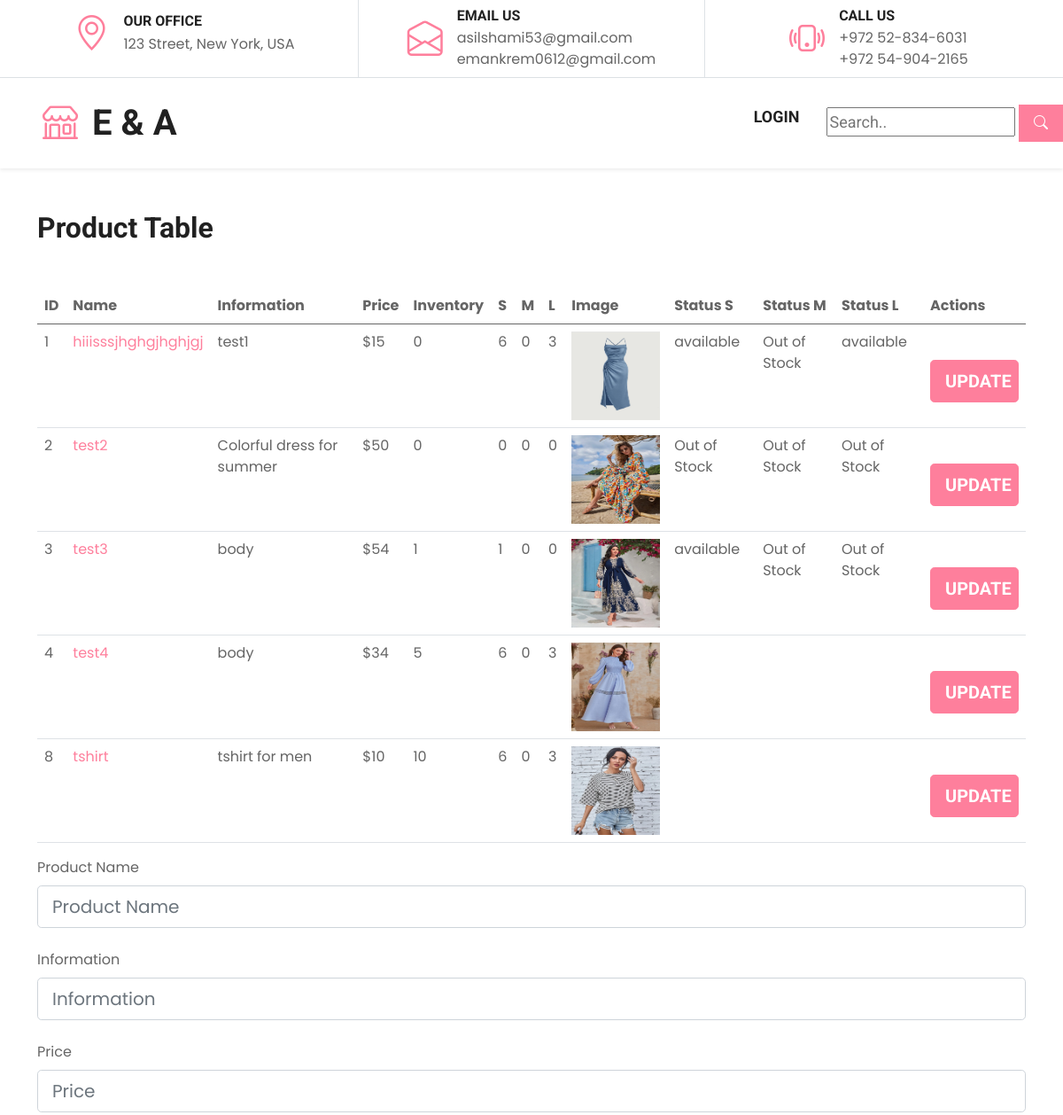
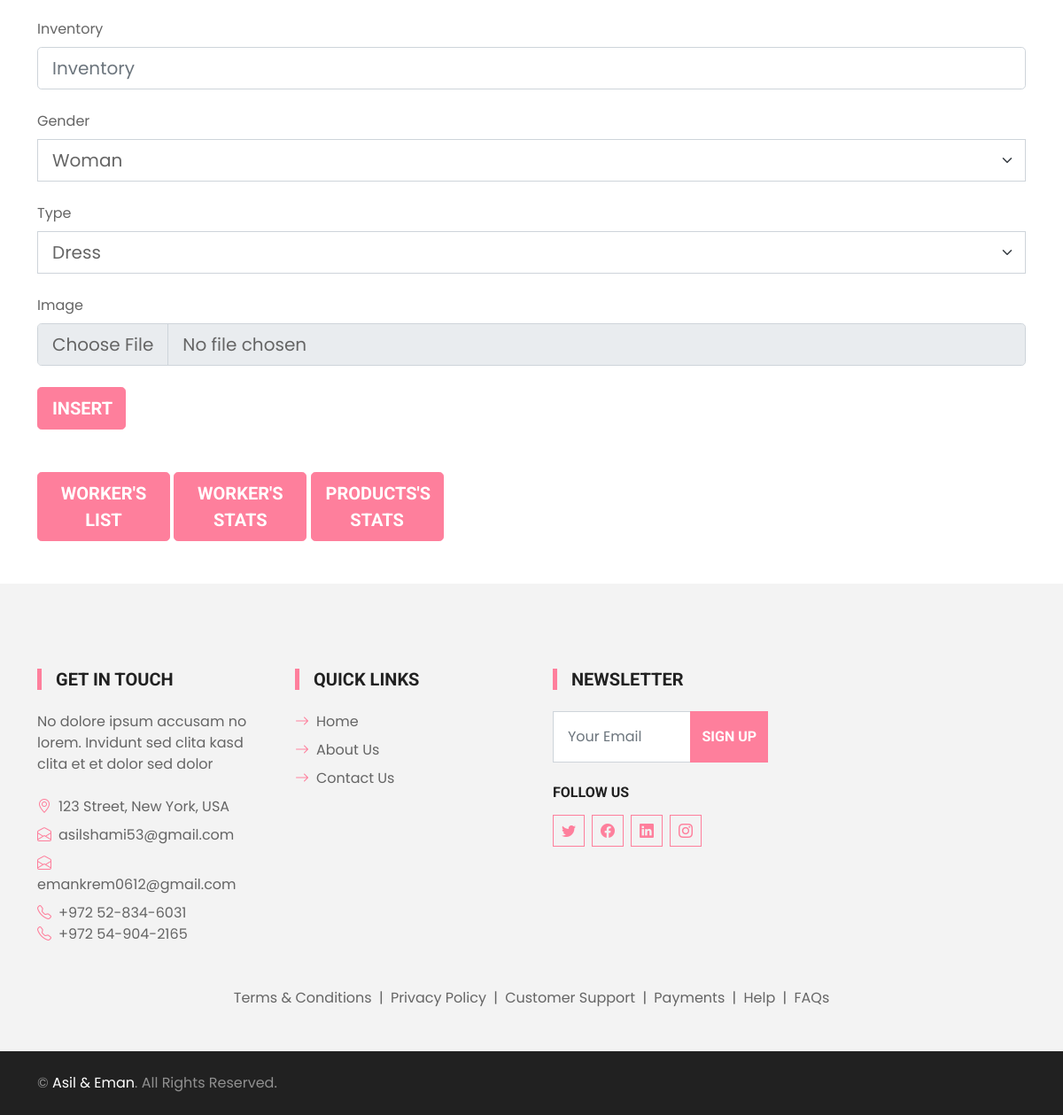
/insertProduct.php, run on the app's committed database (2 pictures, top to bottom).
### tables this page shows
CREATE TABLE `product` (
  `id_p` int(11) NOT NULL,
  `name` varchar(255) DEFAULT NULL,
  `body` varchar(256) NOT NULL,
  `price` int(11) NOT NULL,
  `image` varchar(256) NOT NULL,
  `inventory` int(11) NOT NULL,
  `gender` enum('woman','men','kids','jewelry') DEFAULT NULL,
  `clothing_jewelry` enum('dress','t-shirt','pants','necklaces','rings','bracelets') DEFAULT NULL,
  `status` varchar(255) DEFAULT NULL,
  `status_s` varchar(50) DEFAULT NULL,
  `status_m` varchar(50) DEFAULT NULL,
  `status_l` varchar(50) DEFAULT NULL,
  `s` varchar(255) DEFAULT NULL,
  `m` varchar(255) DEFAULT NULL,
  `l` varchar(255) DEFAULT NULL
);

### db/db.php (called while the page is built, shortened)
<?php
class db
{
    private $host;
    private $db;
    private $charset;
    private $user;
    private $pass;
    private $opt = array(
        PDO::ATTR_ERRMODE => PDO::ERRMODE_EXCEPTION,
        PDO::ATTR_DEFAULT_FETCH_MODE => PDO::FETCH_ASSOC
    );
    private $pdo;
    public function __construct(string $host = "localhost", string $db = "eanda", string $charset = "utf8", string $user = "root", string $pass = "")
    {
        $this->host = $host;
        $this->db = $db;
        $this->charset = $charset;
        $this->user = $user;
        $this->pass = $pass;
    }
    private function connect()
    {
        $dsn = "mysql:host=$this->host;dbname=$this->db;charset=$this->charset";
        try {
            $this->pdo = new PDO($dsn, $this->user, $this->pass, $this->opt);
        } catch (\PDOException $e) {
            throw new \PDOException($e->getMessage(), (int)$e->getCode());
        }
    }
    public function getProduct($table)
    {
        $query = "SELECT * FROM $table";
        $stmt = $this->pdo->prepare($query);
        $stmt->execute();
        $result = $stmt->fetchAll(PDO::FETCH_ASSOC);
        return $result;
    }
}
?>

### insertProduct.php (the view, shortened to what this page needs)
<?php
include 'inc/header.php';
require_once 'db/db.php';
$data = new db();
$productDetails = $data->getProduct('product');
?>
<br><br>
<link rel="stylesheet" href="fonts/icomoon/style.css">
<link rel="stylesheet" href="css/owl.carousel.min.css">
<link rel="stylesheet" href="css/bootstrap.min.css">
<link rel="stylesheet" href="css/style.css">
</head>
<body>
    <div class="content">
        <div class="container">
            <h2 class="mb-5">Product Table</h2>
            <form method="POST" action="http://localhost/eanda/insertProduct.php">
            <div class="table-responsive custom-table-responsive">
                <table class="table custom-table">
                    <thead>
                        <tr>
                            <th scope="col">ID</th>
                            <th scope="col">Name</th>
                            <th scope="col">Information</th>
                            <th scope="col">Price</th>
                            <th scope="col">Inventory</th>
                            <th scope="col">S</th>
                            <th scope="col">M</th>
                            <th scope="col">L</th>
                            <th scope="col">Image</th>
                            <th scope="col">Status S</th>
                            <th scope="col">Status M</th>
                            <th scope="col">Status L</th>
                            <th scope="col">Actions</th>
                        </tr>
                    </thead>
                    <tbody>
                        <?php foreach ($productDetails as $product) { ?>
                            <tr scope="row">
                            <td><?php echo $product['id_p']; ?></td>
                                <td><a href="#"><?php echo $product['name']; ?></a></td>
                                <td><?php echo $product['body']; ?></td>
                                <td>$<?php echo $product['price']; ?></td>
                                <td><?php echo $product['inventory']; ?></td>
                                <td><?php echo $product['s']; ?></td>
                                <td><?php echo $product['m']; ?></td>
                                <td><?php echo $product['l']; ?></td>
                                <td>
                                    <img src="<?php echo $product['image']; ?>" alt="<?php echo $product['image']; ?>" style="width: 100px; height: 100px;">
                                </td>
                                <td><?php echo $product['status_s']; ?></td>
                                <td><?php echo $product['status_m']; ?></td>
                                <td><?php echo $product['status_l']; ?></td>
                                <td>
                                <div class="text-center text-lg-start mt-4 pt-2">
                                <div style="display: inline-block;">
                                <button type="button" class="btn btn-primary btn-lg" style="width: 100px;" id="update_<?php echo $product['id_p']; ?>" name="update"
                                    onclick="updateProduct(<?php echo $product['id_p']; ?>)">Update</button>
                            </div>
                                </div>
                                    </div>
                                </td>
                            </tr>
                        <?php } ?>
            <form method="POST">
          <div class="form-outline mb-4">
          <label class="form-label" for="form3Example3">Product Name</label>
            <input type="text" name="name" id="form3Example3" class="form-control form-control-lg"
              placeholder="Product Name" required />
          </div>
          <div class="form-outline mb-4">
          <label class="form-label" for="form3Example3">Information</label>
            <input type="text" name="body" id="form3Example3" class="form-control form-control-lg"
              placeholder="Information" required />
          </div>
          <div class="form-outline mb-4">
          <label class="form-label" for="form3Example3">Price</label>
            <input type="text" name="price" id="form3Example3" class="form-control form-control-lg"
              placeholder="Price" required />
          </div>
          <div class="form-outline mb-4">
          <label class="form-label" for="form3Example3">Inventory</label>
            <input type="text" name="inventory" id="form3Example3" class="form-control form-control-lg"
              placeholder="Inventory" required/>
          </div>
          <div class="form-outline mb-4">
          <label class="form-label" for="genderSelect">Gender</label>
            <select name="gender" id="genderSelect" class="form-select form-select-lg" required>
                <option value="Woman">Woman</option>
            </select>
          </div>
        <div class="form-outline mb-4">
            <label class="form-label" for="typeSelect">Type</label>
            <select name="clothing_jewelry" id="typeSelect" class="form-select form-select-lg" required>
                <option value="dress">Dress</option>
            </select>
        </div>
          <div class="form-outline mb-4">
            <label class="form-label" for="imageUpload">Image</label>
            <input type="file" name="image" id="imageUpload" class="form-control form-control-lg" accept="image/*" required />
          </div>
          <div style="display: inline-block; margin-right: 10px;">
            <button type="submit" class="btn btn-primary btn-lg" style="width: 100px;" name="insert">Insert</button>
          </div>
        </form>
        <br><br>
        <div class="d-inline-block">
        <form action="insertWorker.php" method="post">
            <button type="submit" class="btn btn-primary btn-lg" style="width: 150px;">Worker's List</button>
        </form>
    </div>
    <div class="d-inline-block ml-2">
        <form action="workerStats.php" method="post">
            <button type="submit" class="btn btn-primary btn-lg" style="width: 150px;">Worker's Stats</button>
        </form>
    </div>
    <div class="d-inline-block ml-2">
        <form action="statsProducts.php" method="post">
            <button type="submit" class="btn btn-primary btn-lg" style="width: 150px;">Products's Stats</button>
        </form>
    </div>
    <?php
    include 'inc/footer.php';
    ?>

### data on the page
product: id_p "1", name "hiiisssjhghgjhghjgj", body "test1", price "15", inventory "0", s "6", m "0", l "3", image (picture), status_s "available", status_m "Out of Stock", status_l "available"
product: id_p "2", name "test2", body "Colorful dress for summer", price "50", inventory "0", s "0", m "0", l "0", image (picture), status_s "Out of Stock", status_m "Out of Stock", status_l "Out of Stock"
product: id_p "3", name "test3", body "body", price "54", inventory "1", s "1", m "0", l "0", image (picture), status_s "available", status_m "Out of Stock", status_l "Out of Stock"
product: id_p "4", name "test4", body "body", price "34", inventory "5", s "6", m "0", l "3", image (picture)
product: id_p "8", name "tshirt", body "tshirt for men", price "10", inventory "10", s "6", m "0", l "3", image (picture)
